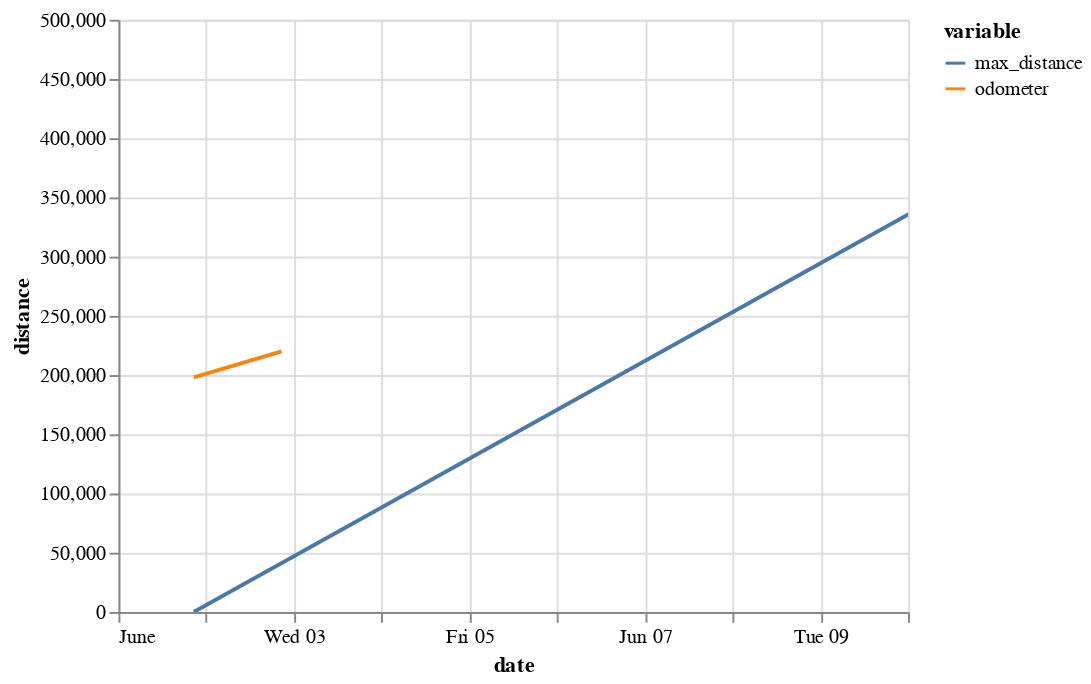

Write notebook code for a chart like this one.
### Code cell
alt.Chart(df).mark_line().encode(
    x=alt.X('date:T', scale=alt.Scale(domain=('2020-06-01','2020-06-10'))),
    y=alt.X('distance', scale=alt.Scale(domain=(0,500000))),
    color='variable',
    tooltip=['date', 'distance', 'variable']
).interactive()

### Figure 1 — Vega-Lite specification as saved in the notebook (floating-point values rounded to 4 significant figures)
{"config": {"view": {"continuousWidth": 400, "continuousHeight": 300}}, "data": {"name": "data-2a9b4f0451a4796d8cde265a695756a7"}, "mark": "line", "encoding": {"color": {"type": "nominal", "field": "variable"}, "tooltip": [{"type": "temporal", "field": "date"}, {"type": "quantitative", "field": "distance"}, {"type": "nominal", "field": "variable"}], "x": {"type": "temporal", "field": "date", "scale": {"domain": ["2020-06-01", "2020-06-10"]}}, "y": {"type": "quantitative", "field": "distance", "scale": {"domain": [0, 500000]}}}, "selection": {"selector002": {"type": "interval", "bind": "scales", "encodings": ["x", "y"]}}, "$schema": "https://vega.github.io/schema/vega-lite/v4.8.1.json", "datasets": {"data-2a9b4f0451a4796d8cde265a695756a7": [{"date": "2020-06-01T20:36:40+00:00", "variable": "max_distance", "distance": 0}, {"date": "2021-05-31T20:36:40+00:00", "variable": "max_distance", "distance": 15000000}, {"date": "2020-06-01T20:36:40+00:00", "variable": "odometer", "distance": 198041}, {"date": "2020-06-02T20:36:40+00:00", "variable": "odometer", "distance": 220000}]}}
